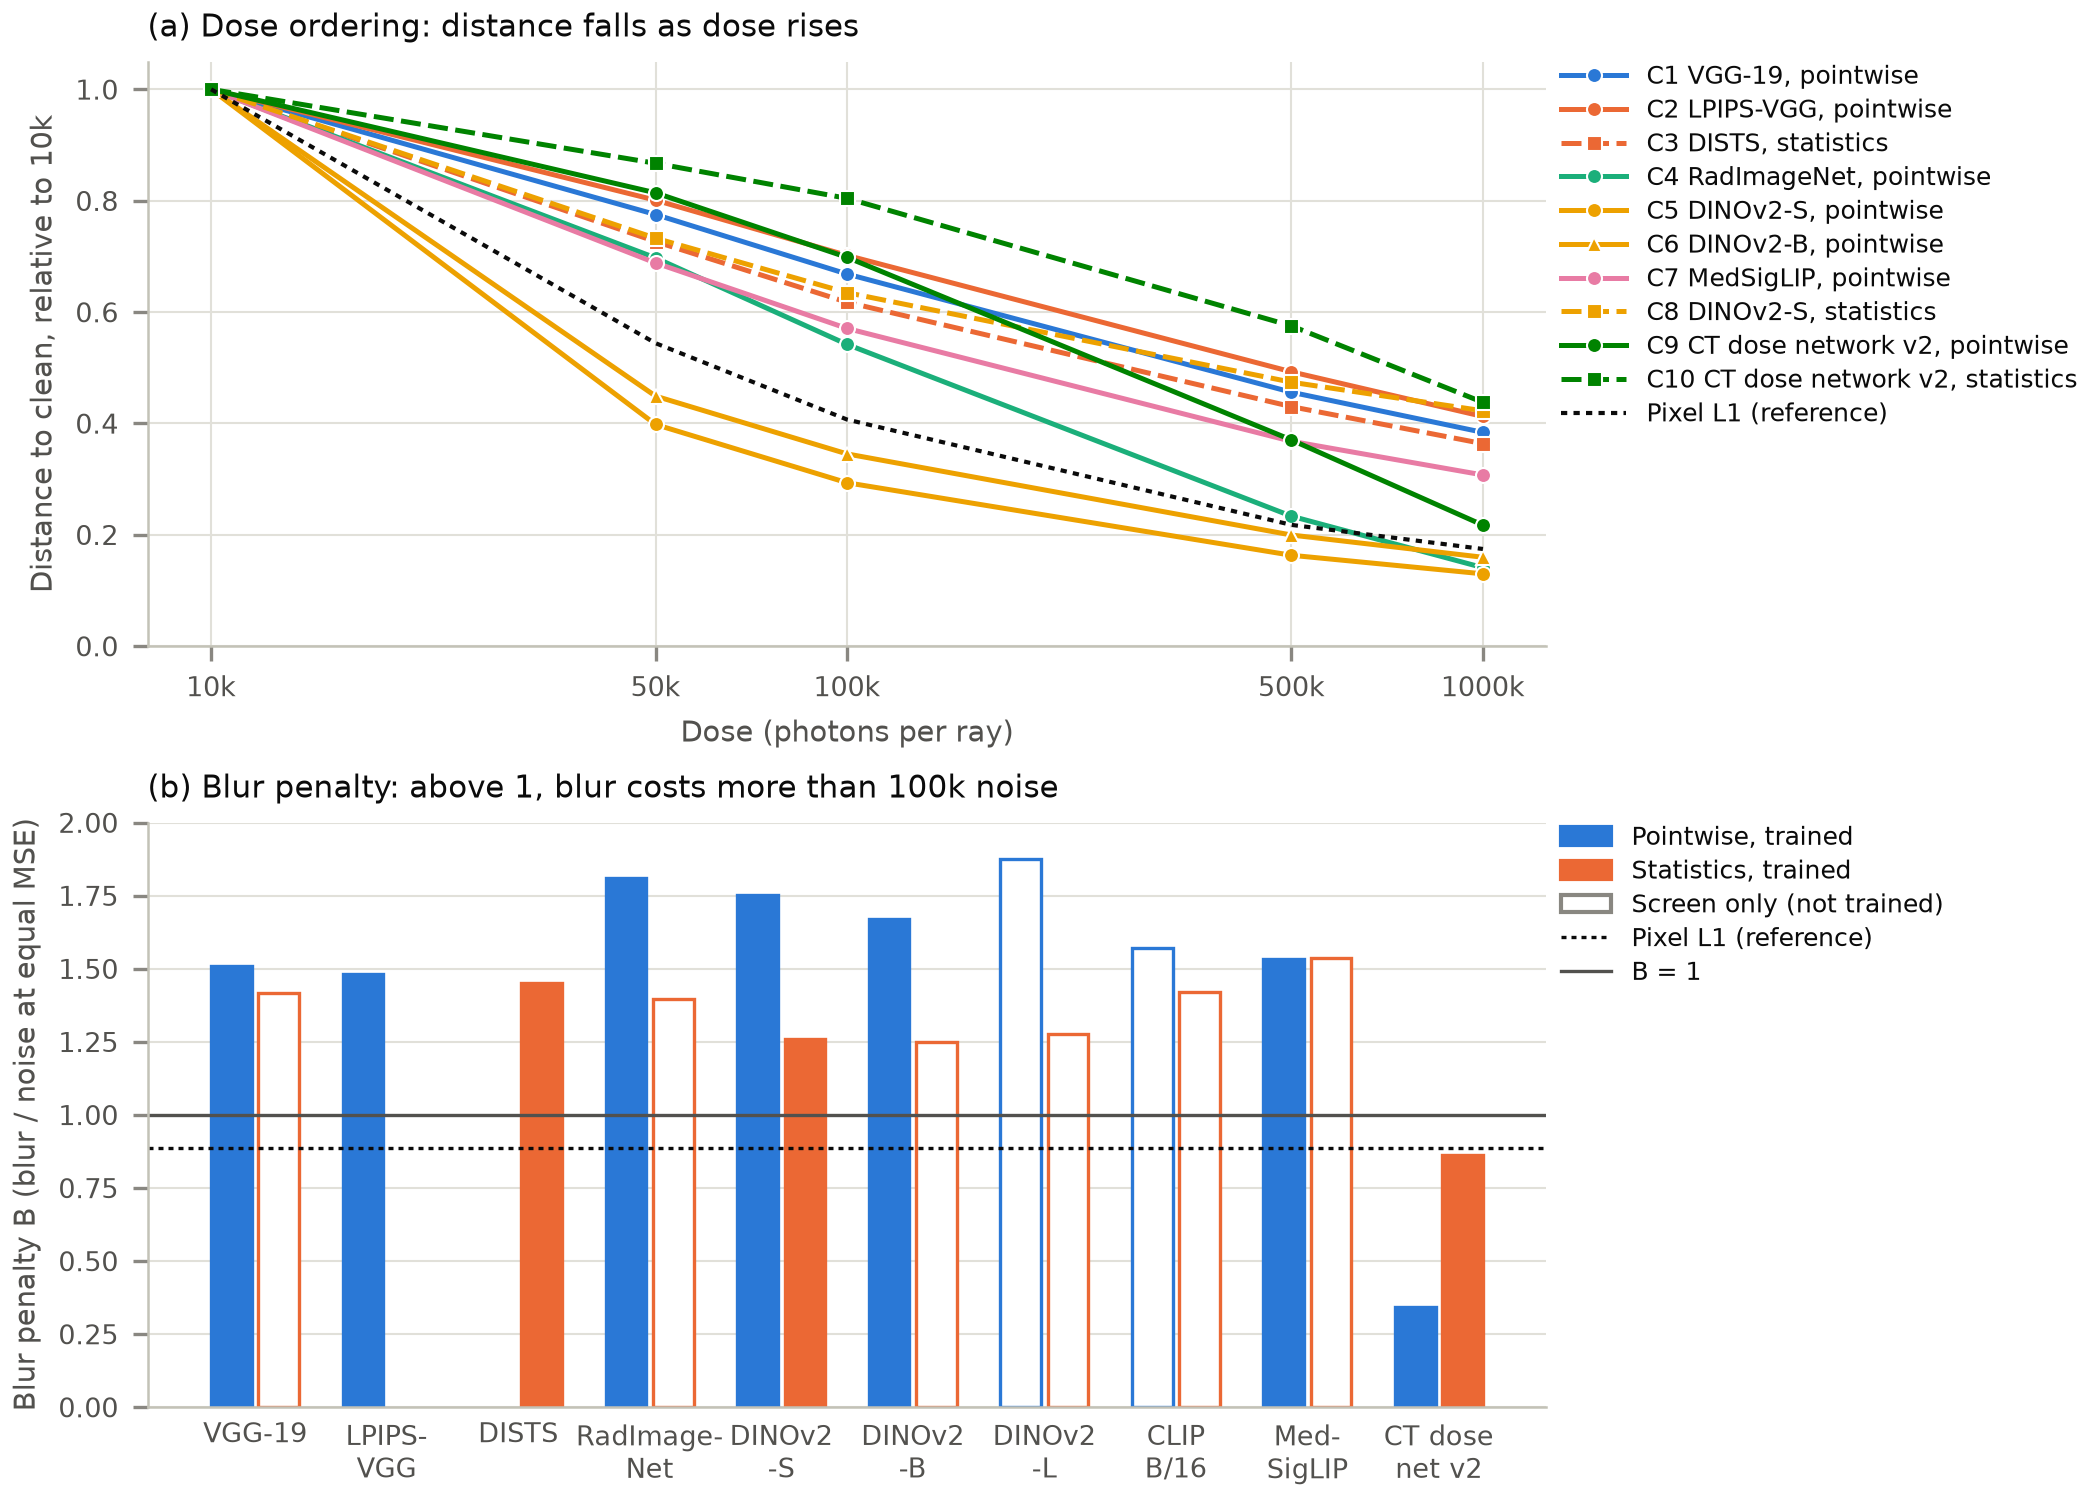

This figure's Python source:
# figures/fig2_screen.py
"""Fig 2: the training-free screen (validation split). No data, no GPU.

    python -m figures.fig2_screen

(a) distance to the clean image against dose, normalised by the distance at 10k, one line per trained
configuration, pixel L1 dashed. (b) blur penalty B per network, pointwise and statistics side by side.
The CT dose network rows are the adopted v2 (regression) network, from its per-slice validation screen.
"""
import matplotlib.pyplot as plt
import numpy as np
import pandas as pd
from matplotlib.axes import Axes
from matplotlib.lines import Line2D
from matplotlib.patches import Patch

from figures.style import AXIS, CONFIGS, FAMILIES, INK, MUTED, POINTWISE, SECONDARY, STATISTICS, SURFACE, save, setup
from src.record import RESULTS, record

DOSES = [10_000, 50_000, 100_000, 500_000, 1_000_000]
DOSE_NET = "CT dose network v2 (regression)"
DOSE_SCREENS = {m: RESULTS / "screen" / f"ct_dose_net_{m}_v2_regression_val.csv" for m in ("pointwise", "statistics")}
INPUTS = [RESULTS / "zoo_screen_report.csv", RESULTS / "table2_feature_networks.csv", *DOSE_SCREENS.values()]
# bar order of panel (b): name in the screen report, tick label
NETWORKS = [("VGG-19 relu3_2", "VGG-19"), ("LPIPS-VGG", "LPIPS-\nVGG"), ("DISTS", "DISTS"), ("RadImageNet ResNet-50", "RadImage-\nNet"),
            ("DINOv2-S", "DINOv2\n-S"), ("DINOv2-B", "DINOv2\n-B"), ("DINOv2-L", "DINOv2\n-L"), ("CLIP ViT-B/16", "CLIP\nB/16"),
            ("MedSigLIP-448", "Med-\nSigLIP"), (DOSE_NET, "CT dose\nnet v2")]


def screen_rows() -> pd.DataFrame:
    """Mean distances per network and matching; the v1 dose-network rows of the Week 1 report are replaced by v2."""
    zoo = pd.read_csv(INPUTS[0])
    zoo = zoo[zoo["Network"] != "CT dose network"][["Network", "Matching", *[f"D_{d}" for d in DOSES], "D_blur"]]
    rows = []
    for matching, path in DOSE_SCREENS.items():
        mean = pd.read_csv(path).mean(numeric_only=True)
        rows.append({"Network": DOSE_NET, "Matching": matching, **{f"D_{d}": mean[f"d_{d}"] for d in DOSES}, "D_blur": mean["d_blur"]})
    frame = pd.concat([zoo, pd.DataFrame(rows)], ignore_index=True)
    frame["B"] = frame["D_blur"] / frame["D_100000"]
    return frame.set_index(["Network", "Matching"])


def check(screen: pd.DataFrame, table2: pd.DataFrame) -> None:
    for _, row in table2.iterrows():
        assert np.isclose(screen.loc[(row["Network"], row["Matching"]), "B"], row["B_phi"], rtol=1e-6), f"{row['Configuration']}: B differs from Table 2"


def dose_panel(ax: Axes, screen: pd.DataFrame, table2: pd.DataFrame) -> None:
    for _, row in table2.iterrows():
        label, family, marker = CONFIGS[row["Configuration"]]
        values = screen.loc[(row["Network"], row["Matching"]), [f"D_{d}" for d in DOSES]].to_numpy(dtype=float)
        ax.plot(DOSES, values / values[0], color=FAMILIES[family], lw=1.2, marker=marker, ms=3.6, mec=SURFACE, mew=0.5,
                ls="-" if row["Matching"] == "pointwise" else (0, (4, 1.5)), label=label)
    pixel = screen.loc[("Pixel L1 (reference)", "-"), [f"D_{d}" for d in DOSES]].to_numpy(dtype=float)
    ax.plot(DOSES, pixel / pixel[0], color=INK, lw=1.0, ls=(0, (1.5, 1.5)), label="Pixel L1 (reference)")
    ax.set_xscale("log")
    ax.set_xticks(DOSES, ["10k", "50k", "100k", "500k", "1000k"])
    ax.minorticks_off()
    ax.set_ylim(0, 1.05)
    ax.set_xlabel("Dose (photons per ray)")
    ax.set_ylabel("Distance to clean, relative to 10k")
    ax.set_title("(a) Dose ordering: distance falls as dose rises", loc="left", color=INK)
    ax.legend(loc="upper left", bbox_to_anchor=(1.0, 1.02), handlelength=2.6, labelspacing=0.35, borderaxespad=0.2)


def blur_panel(ax: Axes, screen: pd.DataFrame, table2: pd.DataFrame) -> None:
    trained = set(zip(table2["Network"], table2["Matching"]))
    width = 0.36
    for index, (network, _) in enumerate(NETWORKS):
        for offset, matching, colour in ((-width / 2, "pointwise", POINTWISE), (width / 2, "statistics", STATISTICS)):
            if (network, matching) not in screen.index:
                continue
            filled = (network, matching) in trained
            ax.bar(index + offset, screen.loc[(network, matching), "B"], width - 0.05, color=colour if filled else SURFACE,
                   edgecolor=colour, lw=0.8)
    ax.axhline(1.0, color=SECONDARY, lw=0.8)
    ax.axhline(screen.loc[("Pixel L1 (reference)", "-"), "B"], color=INK, lw=0.8, ls=(0, (1.5, 1.5)))
    ax.set_xticks(range(len(NETWORKS)), [tick for _, tick in NETWORKS])
    ax.tick_params(axis="x", length=0)
    ax.grid(axis="x", visible=False)
    ax.set_ylim(0, 2.0)
    ax.set_ylabel("Blur penalty B (blur / noise at equal MSE)")
    ax.set_title("(b) Blur penalty: above 1, blur costs more than 100k noise", loc="left", color=INK)
    handles = [Patch(fc=POINTWISE, ec=POINTWISE, label="Pointwise, trained"), Patch(fc=STATISTICS, ec=STATISTICS, label="Statistics, trained"),
               Patch(fc=SURFACE, ec=MUTED, label="Screen only (not trained)"),
               Line2D([], [], color=INK, lw=0.8, ls=(0, (1.5, 1.5)), label="Pixel L1 (reference)"),
               Line2D([], [], color=SECONDARY, lw=0.8, label="B = 1")]
    ax.legend(handles=handles, loc="upper left", bbox_to_anchor=(1.0, 1.02), borderaxespad=0.2, labelspacing=0.35)


def draw() -> plt.Figure:
    setup()
    screen, table2 = screen_rows(), pd.read_csv(INPUTS[1])
    check(screen, table2)
    figure, axes = plt.subplots(2, 1, figsize=(7.0, 5.0), constrained_layout=True)
    dose_panel(axes[0], screen, table2)
    blur_panel(axes[1], screen, table2)
    for ax in axes:
        ax.spines["left"].set_color(AXIS)
    return figure


if __name__ == "__main__":
    record("fig2_screen", "python -m figures.fig2_screen", INPUTS, save(draw(), "fig2_screen"))
